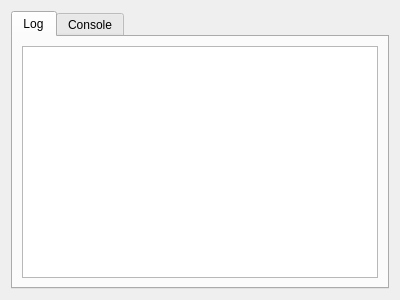
<?xml version="1.0" encoding="UTF-8"?>
<ui version="4.0">
 <class>tabWidget</class>
 <widget class="QWidget" name="tabWidget">
  <property name="geometry">
   <rect>
    <x>0</x>
    <y>0</y>
    <width>400</width>
    <height>300</height>
   </rect>
  </property>
  <property name="windowTitle">
   <string>Form</string>
  </property>
  <layout class="QHBoxLayout" name="horizontalLayout">
   <item>
    <widget class="QTabWidget" name="tabWidget_2">
     <property name="currentIndex">
      <number>0</number>
     </property>
     <widget class="QWidget" name="tab">
      <attribute name="title">
       <string>Log</string>
      </attribute>
      <layout class="QHBoxLayout" name="horizontalLayout_2">
       <item>
        <widget class="QTextBrowser" name="textBrowser">
         <property name="enabled">
          <bool>true</bool>
         </property>
         <property name="font">
          <font>
           <family>DejaVu Sans Mono</family>
           <pointsize>11</pointsize>
           <stylestrategy>PreferAntialias</stylestrategy>
           <kerning>false</kerning>
          </font>
         </property>
        </widget>
       </item>
      </layout>
     </widget>
     <widget class="QWidget" name="tab_2">
      <attribute name="title">
       <string>Console</string>
      </attribute>
      <layout class="QHBoxLayout" name="horizontalLayout_3">
       <item>
        <widget class="QStackedWidget" name="consoleWidget">
         <widget class="QWidget" name="stackedWidgetPage2"/>
        </widget>
       </item>
      </layout>
     </widget>
    </widget>
   </item>
  </layout>
 </widget>
 <resources/>
 <connections/>
</ui>
